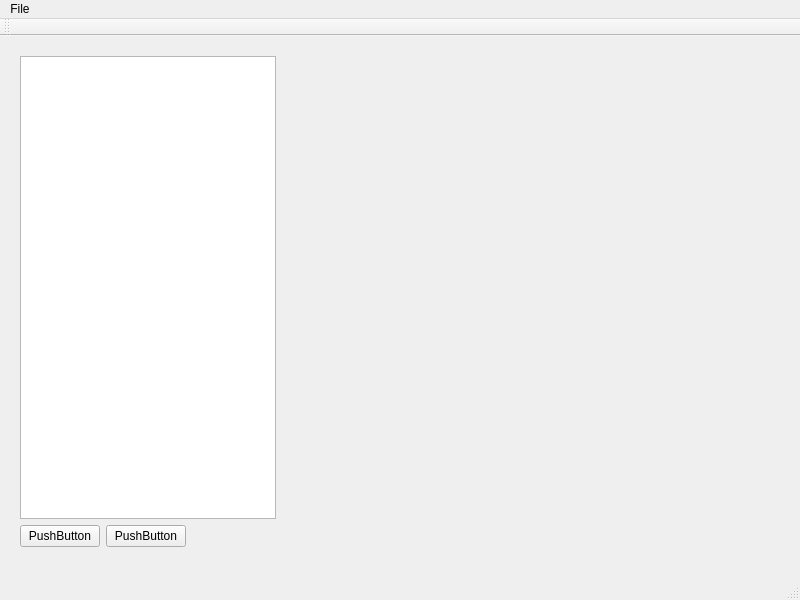
<?xml version="1.0" encoding="UTF-8"?>
<ui version="4.0">
 <class>MainWindow</class>
 <widget class="QMainWindow" name="MainWindow">
  <property name="geometry">
   <rect>
    <x>0</x>
    <y>0</y>
    <width>800</width>
    <height>600</height>
   </rect>
  </property>
  <property name="windowTitle">
   <string>MainWindow</string>
  </property>
  <widget class="QWidget" name="centralwidget">
   <widget class="QWidget" name="layoutWidget">
    <property name="geometry">
     <rect>
      <x>20</x>
      <y>20</y>
      <width>751</width>
      <height>491</height>
     </rect>
    </property>
    <layout class="QVBoxLayout" name="verticalLayout">
     <item>
      <layout class="QHBoxLayout" name="horizontalLayout">
       <item>
        <widget class="QTreeView" name="treeView">
         <property name="enabled">
          <bool>true</bool>
         </property>
         <property name="sizePolicy">
          <sizepolicy hsizetype="Fixed" vsizetype="Expanding">
           <horstretch>0</horstretch>
           <verstretch>0</verstretch>
          </sizepolicy>
         </property>
        </widget>
       </item>
       <item>
        <widget class="QWidget" name="widget" native="true">
         <property name="sizePolicy">
          <sizepolicy hsizetype="Expanding" vsizetype="Expanding">
           <horstretch>0</horstretch>
           <verstretch>0</verstretch>
          </sizepolicy>
         </property>
        </widget>
       </item>
      </layout>
     </item>
     <item>
      <layout class="QHBoxLayout" name="horizontalLayout_2">
       <item>
        <widget class="QPushButton" name="pushButton">
         <property name="text">
          <string>PushButton</string>
         </property>
        </widget>
       </item>
       <item>
        <widget class="QPushButton" name="pushButton_2">
         <property name="text">
          <string>PushButton</string>
         </property>
        </widget>
       </item>
       <item>
        <spacer name="horizontalSpacer">
         <property name="orientation">
          <enum>Qt::Orientation::Horizontal</enum>
         </property>
         <property name="sizeHint" stdset="0">
          <size>
           <width>40</width>
           <height>20</height>
          </size>
         </property>
        </spacer>
       </item>
      </layout>
     </item>
    </layout>
   </widget>
  </widget>
  <widget class="QMenuBar" name="menubar">
   <property name="geometry">
    <rect>
     <x>0</x>
     <y>0</y>
     <width>800</width>
     <height>21</height>
    </rect>
   </property>
   <widget class="QMenu" name="menuFiles">
    <property name="title">
     <string>File</string>
    </property>
    <addaction name="actionOpen_File"/>
   </widget>
   <addaction name="menuFiles"/>
  </widget>
  <widget class="QStatusBar" name="statusbar"/>
  <widget class="QToolBar" name="toolBar">
   <property name="windowTitle">
    <string>toolBar</string>
   </property>
   <attribute name="toolBarArea">
    <enum>TopToolBarArea</enum>
   </attribute>
   <attribute name="toolBarBreak">
    <bool>false</bool>
   </attribute>
  </widget>
  <action name="actionOpen_File">
   <property name="icon">
    <iconset resource="icons.qrc">
     <normaloff>:/Icons/icons/fileopen.png</normaloff>:/Icons/icons/fileopen.png</iconset>
   </property>
   <property name="text">
    <string>Open File</string>
   </property>
  </action>
 </widget>
 <resources>
  <include location="icons.qrc"/>
 </resources>
 <connections/>
</ui>
